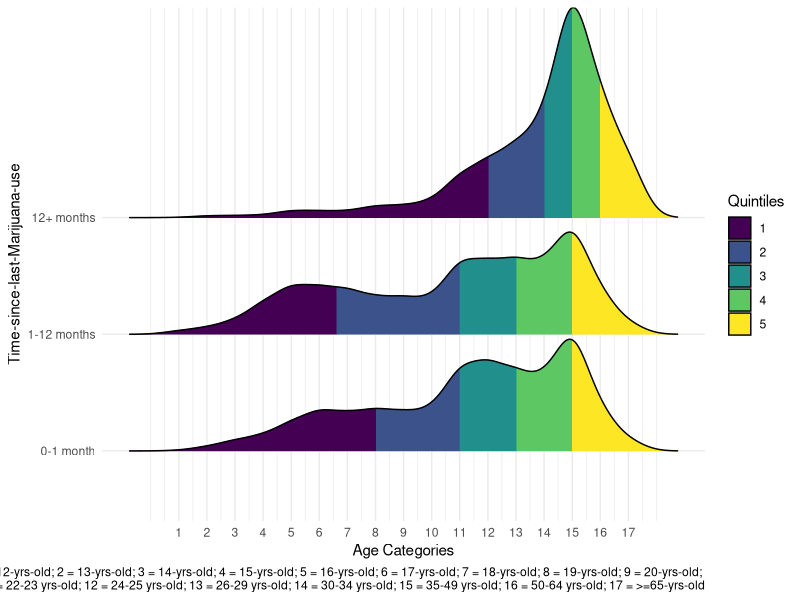
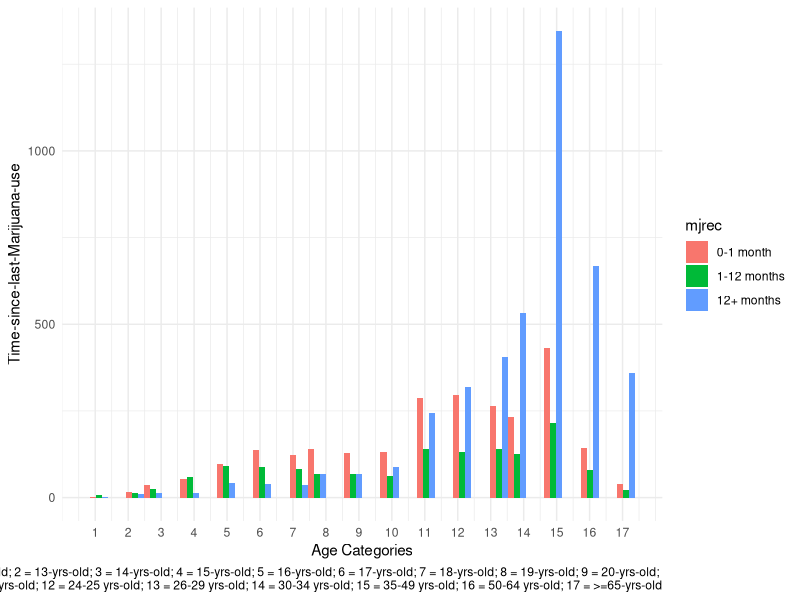

Write R code to recreate these figures, in order. (Note: this script raises an error after producing the figures.)
## ---- chunk 1
library(tidyverse)
library(ggplot2)
library(ggridges)
## ---- chunk 2
nsduh_df = read_csv("data/nsduh_19.csv")

mari_df = nsduh_df %>%
  filter(mjrec == c("1", "2", "3")) %>%
  mutate(mjrec = recode(mjrec, "1" = "0-1 month",
                        "2" = "1-12 months",
                        "3" = "12+ months")) %>%
  group_by(mjrec)
## ---- chunk 3
mari_df %>% 
  ggplot(aes(x = age2, y = mjrec, fill = factor(stat(quantile)))) + 
  stat_density_ridges(geom = "density_ridges_gradient", calc_ecdf = TRUE, quantiles = 5, alpha = 0.5) +
  scale_fill_viridis_d(name = "Quintiles") + 
  theme_ridges() +
  labs(x = "Age Categories",
       y = "Time-since-last-Marijuana-use",
       caption = "In Age categories: 1 = 12-yrs-old; 2 = 13-yrs-old; 3 = 14-yrs-old; 4 = 15-yrs-old; 5 = 16-yrs-old; 6 = 17-yrs-old; 7 = 18-yrs-old; 8 = 19-yrs-old; 9 = 20-yrs-old; \n10 = 21-yrs-old; 11 = 22-23 yrs-old; 12 = 24-25 yrs-old; 13 = 26-29 yrs-old; 14 = 30-34 yrs-old; 15 = 35-49 yrs-old; 16 = 50-64 yrs-old; 17 = >=65-yrs-old") +
  scale_x_continuous(breaks = c(1,2,3,4,5,6,7,8,9,10,11,12,13,14,15,16,17))+
  theme_minimal()
## ---- chunk 4
mari_df %>% 
  ggplot(aes(x = age2, fill = mjrec)) +
  geom_histogram(position = "dodge") +
  labs(x = "Age Categories",
       y = "Time-since-last-Marijuana-use",
       caption = "In Age categories: 1 = 12-yrs-old; 2 = 13-yrs-old; 3 = 14-yrs-old; 4 = 15-yrs-old; 5 = 16-yrs-old; 6 = 17-yrs-old; 7 = 18-yrs-old; 8 = 19-yrs-old; 9 = 20-yrs-old; \n10 = 21-yrs-old; 11 = 22-23 yrs-old; 12 = 24-25 yrs-old; 13 = 26-29 yrs-old; 14 = 30-34 yrs-old; 15 = 35-49 yrs-old; 16 = 50-64 yrs-old; 17 = >=65-yrs-old") +
  scale_x_continuous(breaks = c(1,2,3,4,5,6,7,8,9,10,11,12,13,14,15,16,17))+
  theme_minimal()
## ---- chunk 5
raw_data = read_csv("data/nsduh_19.csv")

graph_fendi = raw_data %>% 
  filter(mr30est != 94 & mr30est != 97 & mr30est != 98 & mr30est != 99) %>% 
  mutate(mr30est = recode(mr30est, `91` = 0, `93` = 0))

graph_fendi =
  graph_fendi %>% 
  mutate(
    age_cat = ifelse(age2 == 1 | age2 == 2 | age2 == 3 | age2 == 4, "12 - 15",
                  ifelse(age2 == 5 | age2 == 6 | age2 == 7 | age2 == 8, "16 - 19",
                      ifelse(age2 == 9 | age2 == 10 | age2 == 11 | age2 == 12, "20 - 25",
                           ifelse(age2 == 13, "26 - 29", 
                                ifelse(age2 == 14, "30 - 34", 
                                   ifelse(age2 == 15, "35 - 49", 
                                      ifelse(age2 == 16, "50 - 64", "older_than_65" )
                                      )))))),
    days30 = ifelse(mr30est == 1, runif(1, min = 1, max = 2),
                ifelse(mr30est == 2, runif(1, min = 3, max = 5),
                   ifelse(mr30est == 3, runif(1, min = 6, max = 9),
                      ifelse(mr30est == 4, runif(1, min = 10, max = 19),
                         ifelse(mr30est == 5, runif(1, min = 20, max = 29),
                            ifelse(mr30est == 6, 30, 0)))))),
    use30 = ifelse( mr30est == 1 | mr30est == 2 | mr30est == 3 |
                      mr30est == 4 | mr30est == 5 | mr30est == 6, 1, 0),
    youth_dpr = ifelse(ymdeyr == 1, 1 ,
                       ifelse(ymdeyr == 2, 0, NA)),
    adult_dpr = ifelse(amdeyr == 1, 1 ,
                       ifelse(amdeyr == 2, 0, NA))
    )  

## ---- chunk 6
  graph_fendi %>% 
    group_by(age_cat) %>% 
    summarise(days = sum(days30)) %>% 
    knitr::kable(digits = 0)
## ---- chunk 7
graph_fendi %>%
    filter(days30 != 0) %>% 
    ggplot(aes(x = age_cat, y = days30)) +
    geom_boxplot(aes(fill = age_cat), alpha = .5) +
  labs(x = "Age(years)", y = "Number of Days") +
  theme(plot.title = element_text(hjust = 0.5)) +
  theme_minimal()

  
  
## ---- chunk 8
graph_fendi %>% 
  mutate(coutyp4 = as.character(coutyp4),
    coutyp4 = recode(coutyp4, 
                     "1" = "Large Metro", "2" = "Small Metro", "3" = "Nonmetro"),
    coutyp4 = fct_relevel(coutyp4, "Large Metro", "Small Metro", "Nonmetro")) %>% 
  group_by(coutyp4) %>% 
    summarise( used30_percent = round(sum(use30)/n()*100, 2)) %>% 
    ggplot(aes(x = coutyp4, y = used30_percent)) +
    geom_bar(stat = "identity", width = 0.5, fill = "steelblue") +
  geom_text(aes(label = used30_percent), vjust = 1.6, color = "white", size = 3.5) +
  labs(x = "Metro Area", y = "Percentage(%)") +
  theme(plot.title = element_text(hjust = 0.5)) +
  theme_minimal()
## ---- chunk 9
info_scatter = read_csv("data/nsduh_19.csv")
## ---- chunk 10
info_scatterplot = info_scatter %>%
  filter(irmjage != 991) %>%
  group_by(irmjage) %>%
  summarise(number_people = n()) %>%
  ggplot(aes(x = irmjage, y = number_people)) +
  geom_point() +
  geom_smooth() +
  labs(x = "Age of first used marijuana", y = "Frequency(number of people)",
       title = "Age When First Used among people who used MARIJUANA/HASHISH") +
  theme_minimal()
  

info_scatterplot   
## ---- chunk 11
graph_fendi %>% 
  mutate(coutyp4 = as.character(coutyp4),
    coutyp4 = recode(coutyp4, 
                     "1" = "Large Metro", "2" = "Small Metro", "3" = "Nonmetro"),
    coutyp4 = fct_relevel(coutyp4, "Large Metro", "Small Metro", "Nonmetro")) %>% 
  group_by(coutyp4) %>% 
    summarise( youth = round(sum(youth_dpr, na.rm=TRUE)/n()*100, 2),
               adult = round(sum(adult_dpr, na.rm=TRUE)/n()*100, 2)) %>% 
  pivot_longer(
    youth:adult,
    names_to = "age_group",
    values_to = "dpr_percent"
  ) %>% 
  ggplot(aes(x = coutyp4, y = dpr_percent, fill = age_group)) +
    geom_bar(stat = "identity", width = 0.5, position = "dodge") + 
    labs(title = "Percentage of Individuals Having Depression By Metro Area",
         x = "Metro Area", y = "Percentage(%)") +
    theme(plot.title = element_text(hjust = 0.5)) +
    theme_minimal()


